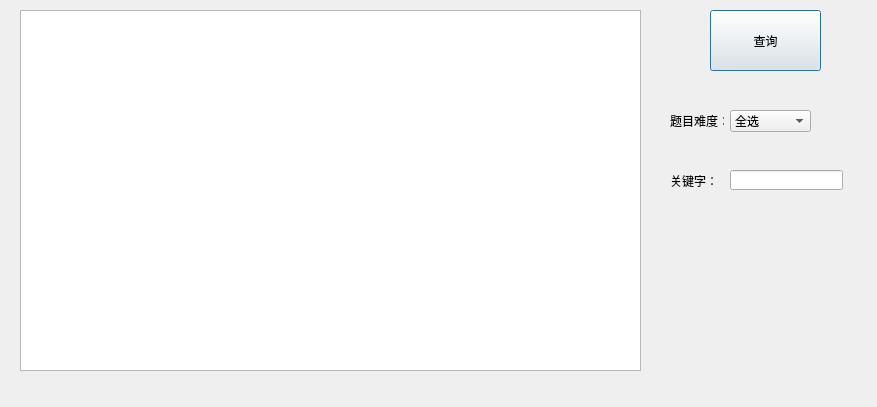
<?xml version="1.0" encoding="UTF-8"?>
<ui version="4.0">
 <class>Dialog_choose_select</class>
 <widget class="QDialog" name="Dialog_choose_select">
  <property name="geometry">
   <rect>
    <x>0</x>
    <y>0</y>
    <width>877</width>
    <height>407</height>
   </rect>
  </property>
  <property name="windowTitle">
   <string>选择题查询</string>
  </property>
  <widget class="QTableWidget" name="tableWidget">
   <property name="geometry">
    <rect>
     <x>20</x>
     <y>10</y>
     <width>621</width>
     <height>361</height>
    </rect>
   </property>
  </widget>
  <widget class="QLabel" name="label">
   <property name="geometry">
    <rect>
     <x>20</x>
     <y>640</y>
     <width>91</width>
     <height>21</height>
    </rect>
   </property>
   <property name="text">
    <string/>
   </property>
  </widget>
  <widget class="QPushButton" name="pushButton">
   <property name="geometry">
    <rect>
     <x>710</x>
     <y>10</y>
     <width>111</width>
     <height>61</height>
    </rect>
   </property>
   <property name="text">
    <string>查询</string>
   </property>
  </widget>
  <widget class="QComboBox" name="comboBox">
   <property name="geometry">
    <rect>
     <x>730</x>
     <y>110</y>
     <width>81</width>
     <height>22</height>
    </rect>
   </property>
   <item>
    <property name="text">
     <string>全选</string>
    </property>
   </item>
   <item>
    <property name="text">
     <string>等级一</string>
    </property>
   </item>
   <item>
    <property name="text">
     <string>等级二</string>
    </property>
   </item>
   <item>
    <property name="text">
     <string>等级三</string>
    </property>
   </item>
   <item>
    <property name="text">
     <string>等级四</string>
    </property>
   </item>
   <item>
    <property name="text">
     <string>等级五</string>
    </property>
   </item>
  </widget>
  <widget class="QLineEdit" name="lineEdit">
   <property name="geometry">
    <rect>
     <x>730</x>
     <y>170</y>
     <width>113</width>
     <height>20</height>
    </rect>
   </property>
  </widget>
  <widget class="QLabel" name="label_2">
   <property name="geometry">
    <rect>
     <x>670</x>
     <y>170</y>
     <width>54</width>
     <height>21</height>
    </rect>
   </property>
   <property name="text">
    <string>关键字：</string>
   </property>
  </widget>
  <widget class="QLabel" name="label_3">
   <property name="geometry">
    <rect>
     <x>670</x>
     <y>110</y>
     <width>54</width>
     <height>21</height>
    </rect>
   </property>
   <property name="text">
    <string>题目难度：</string>
   </property>
  </widget>
 </widget>
 <resources/>
 <connections/>
</ui>
